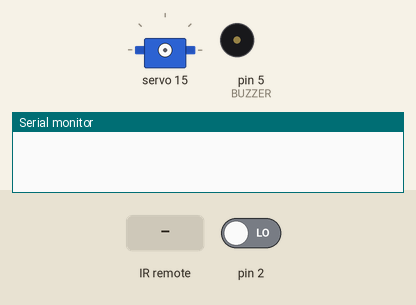
A sketch run on a simulated Arduino Uno, built with avr-gcc and run on an emulated ATmega328P. On the bench: servo, buzzer (waves = sounding), the last lines printed to the serial monitor. The inputs (shaded band) are chosen by the test bench; at power-on: pin 2 LOW. The sensor or clock chip raises its interrupt line as the real part does.

Above: at 0.1 s.
At 15.9 s:
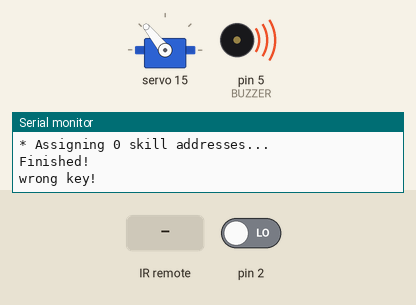
At 19.3 s:
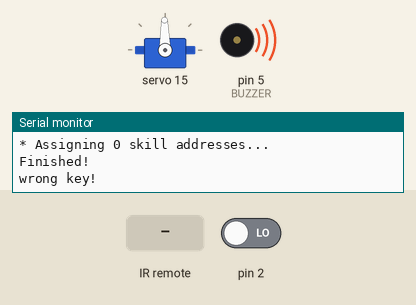
19.4 s: infrared code 0xFF906E received
22.4 s: infrared code 0xFFE21D received
Timing chart, 0 to 31.4 s (numbered marks = the images above; inputs shaded):
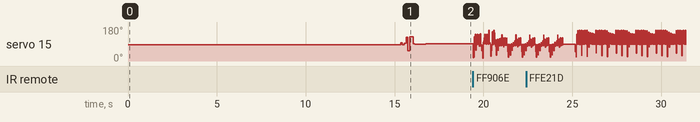

The sketch:

translateIRtoCmd.ino
```cpp
#define MAIN_SKETCH   //条件编译预备
#include "OpenCat.h"

#include <I2Cdev.h>
#include <MPU6050_6Axis_MotionApps20.h>

#define PACKET_SIZE 42           //MPU FIFO缓存大小
#define OVERFLOW_THRESHOLD 128

//#if OVERFLOW_THRESHOLD>1024-1024%PACKET_SIZE-1   // when using (1024-1024%PACKET_SIZE) as the overflow resetThreshold, the packet buffer may be broken
// and the reading will be unpredictable. it should be replaced with previous reading to avoid jumping
#define FIX_OVERFLOW
//#endif
#define HISTORY 2
int8_t lag = 0;
//yaw,pitch,roll.这3个角度分别是绕Y,X,Z这3个轴的倾角
float ypr[3];
//重力向量
float yprLag[HISTORY][2];

MPU6050 mpu;
#define OUTPUT_READABLE_YAWPITCHROLL
// MPU control/status vars
bool dmpReady = false;  //如果DMP（数字运动处理器）初始化成功则为true
uint8_t mpuIntStatus;   //holds actual interrupt status byte from MPU
uint8_t devStatus;      //在操作每个设备后返回状态值(0 = success, !0 = error)
uint16_t packetSize;    //预计DMP（数字运动处理器）包大小(默认42字节)
uint16_t fifoCount;     //查看当前FIFO缓存数据大小（字节）
uint8_t fifoBuffer[PACKET_SIZE]; // FIFO缓存

// orientation/motion vars
Quaternion q;           // [w, x, y, z]         quaternion container
VectorFloat gravity;    // [x, y, z]            gravity vector

// ================================================================
// ===               INTERRUPT DETECTION ROUTINE                ===
// ================================================================

volatile bool mpuInterrupt = false;     // indicates whether MPU interrupt pin has gone high
void dmpDataReady() {//DMP数字运动处理器
  mpuInterrupt = true;
}

// https://brainy-bits.com/blogs/tutorials/ir-remote-arduino
#include <IRremote.h>
/*-----( 声明对象 )-----*/
IRrecv irrecv(IR_RECIEVER);     //创建'irrecv'对象
decode_results results;        //创建'decode_results'对象
String translateIR() //将红外遥控器的键值信号转换为字符串命令（基于收到的红外键值动作）
{
  switch (results.value) {
    case 0xFFA25D:                        return (F("sit"));        //坐
    case 0xFF629D:                        return (F("d"));          //趴着休息
    case 0xFFE21D:                        return (F("hi"));         //打招呼


    case 0xFF22DD:                        return (F("buttUp"));     //翘屁股
    case 0xFF02FD:                        return (F("balance"));    //站立平衡
    case 0xFFC23D:                        return (F("str"));        //伸懒腰

    case 0xFFE01F:                        return (F("pee"));        //撒尿
    case 0xFFA856:                        return (F("tr"));         //小跑
    case 0xFF906E:                        return (F("pu"));         //俯卧撑

    case 0xFF6897:                        return (F("wkL"));        //向左前进（walk）
    case 0xFF9867:                        return (F("wk"));         //前进
    case 0xFFB04E:                        return (F("wkR"));        //向右前进

    case 0xFF30CF:                        return (F("crL"));        //向左爬行
    case 0xFF18E7:                        return (F("cr"));         //爬行
    case 0xFF7A85:                        return (F("crR"));        //向右爬行

    case 0xFF10EE:                        return (F("bkL"));        //向左后退
    case 0xFF38C6:                        return (F("bk"));         //后退
    case 0xFF5AA4:                        return (F("bkR"));        //向右后退

    case 0xFF42BC:                        return (F("tb"));         //燃烧生命模式
    case 0xFF4AB5:                        return (F("zero"));       //舵机回中（自定义技能）
    case 0xFF52AC:                        return (F("rc"));         //翻倒复位
    case 0xFFFFFFFF: return (""); //Serial.println(" REPEAT");
    //当遥控器实际键值与程序不匹配时，输出实际键值，用于修改程序
    default: {
        Serial.println(results.value, HEX);
      }
      return ("");
  }
  //delay(100); // 不需要马上重复，由于主loop()函数比较慢
  // 这种控制方式可以以其他方式规划，:
  // 可以在按键上以不同的速度规划前进/后退步态
}

char token;
#define CMD_LEN 10
char *lastCmd = new char[CMD_LEN];
char *newCmd = new char[CMD_LEN];
byte newCmdIdx = 0;
byte hold = 0;
int8_t offsetLR = 0;
bool checkGyro = true;
int8_t countDown = 0;

uint8_t timer = 0;

byte firstMotionJoint;
byte jointIdx = 0;


unsigned long usedTime = 0;

void setup() {
  pinMode(BUZZER, OUTPUT);
#if I2CDEV_IMPLEMENTATION == I2CDEV_ARDUINO_WIRE
  Wire.begin();//初始化wire库,并且加入到I2C网络
  //Wire.setClock(400000);
  TWBR = 24; // 400kHz I2C clock (200kHz if CPU is 8MHz)
#elif I2CDEV_IMPLEMENTATION == I2CDEV_BUILTIN_FASTWIRE
  Fastwire::setup(400, true);
#endif

  Serial.begin(57600);
  Serial.setTimeout(10);
  while (!Serial);//while (Serial) Arduino会在串口通讯准备好的时候返回真

  while (Serial.available() && Serial.read()); // 清空串口缓存
  delay(100);
  PTLF("\n* Start *");
  PTLF("Initialize I2C");
  PTLF("Connect MPU6050");
  mpu.initialize();
  //do
  {
    delay(500);
    PTLF("Test connection");//连接确认
    PTL(mpu.testConnection() ? F("MPU successful") : F("MPU failed"));//sometimes it shows "failed" but is ok to bypass.
  } //while (!mpu.testConnection());

  do {//加载并配置DMP
    PTLF("Initialize DMP");
    devStatus = mpu.dmpInitialize();//初始化MPU6050并获得初始化结果
    delay(500);
    // supply your own gyro offsets here, scaled for min sensitivity
    for (byte i = 0; i < 4; i++) {
      PT(EEPROMReadInt(MPUCALIB + 4 + i * 2));
      PT(" ");
    }
    PTL();
    mpu.setZAccelOffset(EEPROMReadInt(MPUCALIB + 4));//校正mpu6050，详见https://blog.csdn.net/wulala789/article/details/99618189?web=web
    mpu.setXGyroOffset(EEPROMReadInt(MPUCALIB + 6));
    mpu.setYGyroOffset(EEPROMReadInt(MPUCALIB + 8));
    mpu.setZGyroOffset(EEPROMReadInt(MPUCALIB + 10));

    //确认mpu6050是否正常工作，如果正常工作，则devStatus的值为0，否则打印错误代号
    if (devStatus == 0) {
      PTLF("Enable DMP");// 既然已经准备好了，那就打开DMP
      mpu.setDMPEnabled(true);

      // enable Arduino interrupt detection
      PTLF("Enable interrupt");
      attachInterrupt(INTERRUPT, dmpDataReady, RISING);
      mpuIntStatus = mpu.getIntStatus();

      PTLF("DMP ready!");//设置DMP的准备状态，这样loop()函数知道是否能用
      dmpReady = true;

      // get expected DMP packet size for later comparison
      //获得预期的DMP数据包大小，以便以后进行比较
      packetSize = mpu.dmpGetFIFOPacketSize();
    } else {
      //ERROR!
      //1 = initial memory load failed
      //2 = DMP配置更新失败
      //(如果设备无法工作,通常错误代码为1)
      PTLF("DMP failed (code ");
      PT(devStatus);
      PTLF(")");
      PTL();
    }
  } while (devStatus);
  //打开音乐
  playMelody(MELODY);

    irrecv.enableIRIn(); // Start the receiver;开启红外接收头

  assignSkillAddressToOnboardEeprom();//在芯片内部E2prom里面分配技能地址
  PTL();
  // 开启PCA9685，并初始化舵机
  { pwm.begin();
    pwm.setPWMFreq(60 * PWM_FACTOR); // Analog servos run at ~60 Hz updates
    delay(200);

    strcpy(lastCmd, "rest");//将先前命令设置为复位
    motion.loadBySkillName("rest");
    for (int8_t i = DOF - 1; i >= 0; i--) {
      pulsePerDegree[i] = float(PWM_RANGE) / servoAngleRange(i);
      servoCalibs[i] = servoCalib(i);
      calibratedDuty0[i] =  SERVOMIN + PWM_RANGE / 2 + float(middleShift(i) + servoCalibs[i]) * pulsePerDegree[i]  * rotationDirection(i) ;
      calibratedPWM(i, motion.dutyAngles[i]);
      delay(100);
    }
    randomSeed(analogRead(0));//use the fluctuation of voltage caused by servos as entropy pool
    shutServos();
    token = 'd';
  }
  beep(30);

  pinMode(BATT, INPUT);
  pinMode(VCC, OUTPUT);
  pinMode(TRIGGER, OUTPUT); // Sets the trigPin as an Output
  pinMode(ECHO, INPUT); // Sets the echoPin as an Input
  digitalWrite(VCC, HIGH);
  int t = 0;
  int minDist, maxDist;
  meow();
  delay(500);
  //meow();
}

void loop() {
    newCmd[0] = '\0';
    newCmdIdx = 0;

    //命令接受模块
    if (irrecv.decode(&results)) {
      String IRsig = translateIR();//将红外信号转化成字符串命令
      //接收到非空信号
      if (IRsig != "") {
        strcpy(newCmd, IRsig.c_str());//将字符串转化成字符数组给newCmd

        Serial.print("newCmd=");
        Serial.print(newCmd);

        if (!strcmp(newCmd, "d"))//如果新命令为d（c语言中strcmp比较两个字符串的大小，两个字符串相同时返回0）
          token = 'd';
        else if (!strcmp(newCmd, "tb")) {//强化模式
          if (checkGyro)
            countDown = 4;
          checkGyro = !checkGyro;
        }
        else if (!strcmp(newCmd, "hi")) {//如果新命令为hi
          motion.loadBySkillName("sit");
          transform(motion.dutyAngles);
          char **bList = new char*[2];
          bList[0] = "hi";
          bList[1] = "hi2";
          float speedRatio[2] = {1, 1};
          int pause[2] = {0, 0};
          for (byte i = 0; i < 4; i++)
            behavior(2, bList, speedRatio, pause);
          meow();
          delete []bList;
          delay(200);
          motion.loadBySkillName("sit");
          transform( motion.dutyAngles);
          strcpy(newCmd, "rest");
        }
        else if (!strcmp(newCmd, "rc")) {
          char **bList = new char*[10];
          bList[0] = "rc1";
          bList[1] = "rc2";
          bList[2] = "rc3";
          bList[3] = "rc4";
          bList[4] = "rc5";
          bList[5] = "rc6";
          bList[6] = "rc7";
          bList[7] = "rc8";
          bList[8] = "rc9";
          bList[9] = "rc10";
          float speedRatio[10] = {2, 2, 2, 10, 5, 10, 5, 5, 5, 2};
          int pause[10] = {500, 500, 500, 0, 0, 0, 0, 0, 0, 0};
          behavior( 10, bList, speedRatio, pause);
          strcpy(newCmd, "rest");
          delete []bList;
        }
        else if (!strcmp(newCmd, "pu")) {
          char **bList = new char*[2];
          bList[0] = "pu1";
          bList[1] = "pu2";
          float speedRatio[2] = {2, 2};
          int pause[2] = {0, 0};
          for (byte i = 0; i < 3; i++)
            behavior(2, bList, speedRatio, pause);
          strcpy(newCmd, "rest");
          meow();
          delete []bList;
        }
        else
          token = 'k';
        newCmdIdx = 2;

      Serial.print(",token=");
      Serial.print(token);
      Serial.print(",lastCmd=");
      Serial.print(lastCmd);
      Serial.print(",newCmdIdx=");
      Serial.println(newCmdIdx);
      delay(5);
      }
      irrecv.resume(); // receive the next value
    }


}
```

Source omitted: Instinct.h (data table, 21610 bytes), OpenCat.h (22778 bytes)
